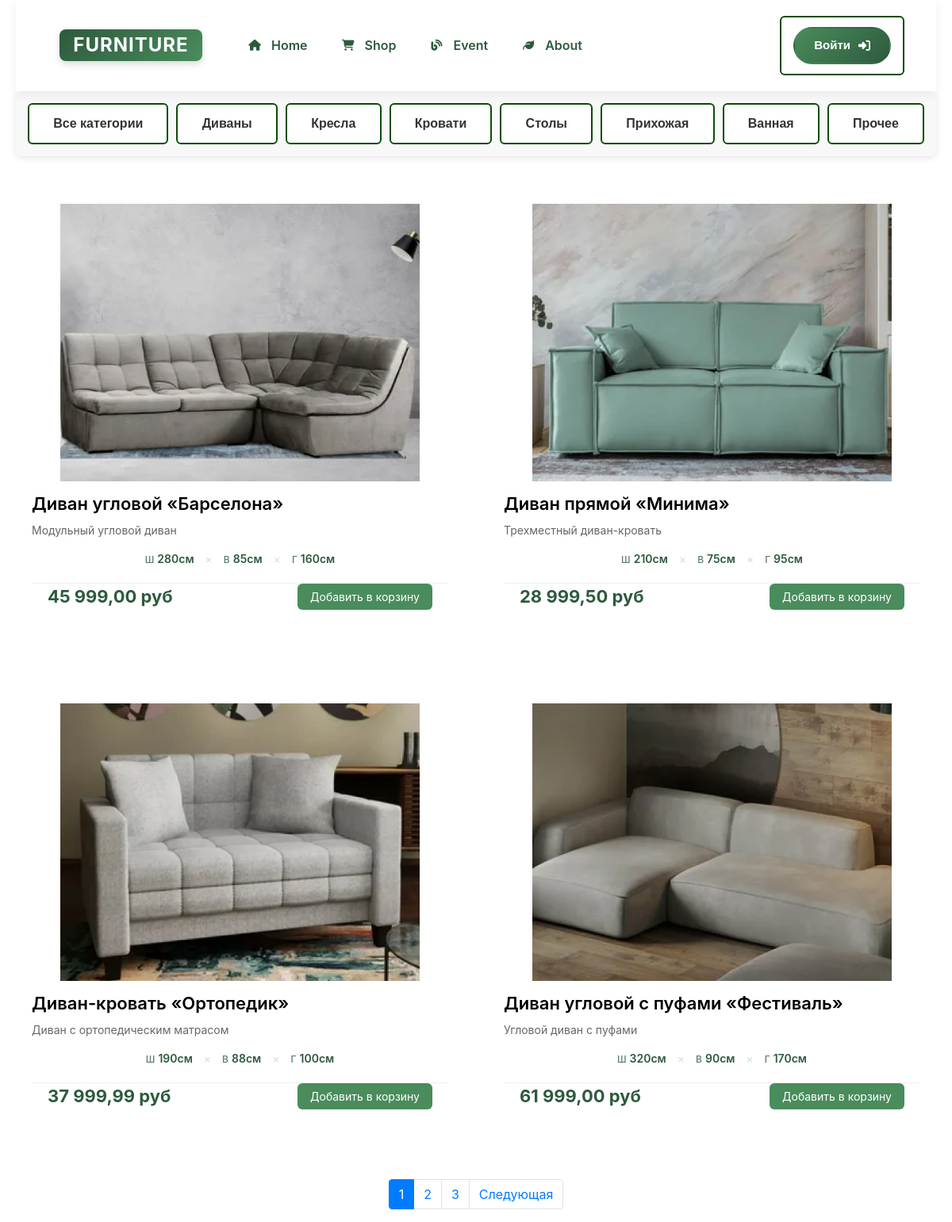
The page /products/1/ on the database its author committed.
### products/models.py (models this page shows, shortened)
class ProductCategory(models.Model):
    name = models.CharField(max_length=100, unique=True , verbose_name='Категории')
    description = models.TextField(blank=True, verbose_name="Описание категории")
    class Meta:
        verbose_name = "категорию"
        verbose_name_plural = "категории"

class Product(models.Model):
    name = models.CharField(max_length=256, verbose_name='Название товара')
    image = models.ImageField(upload_to="product_images/", blank=True, verbose_name="Изображение")
    description = models.TextField(blank=True, verbose_name="Описание")
    short_description = models.CharField(max_length=100, blank=True, verbose_name="Краткое описание")
    width = models.IntegerField(blank=True, verbose_name='Ширина (см)')
    height = models.IntegerField(blank=True, verbose_name='Высота (см)')
    depth = models.IntegerField(blank=True, verbose_name='Глубина (см)')
    price = models.DecimalField(max_digits=8, decimal_places=2, default=0, verbose_name="Цена")
    quantity = models.PositiveIntegerField(default=0, verbose_name="Количество")
    category = models.ForeignKey(ProductCategory, on_delete=models.CASCADE, verbose_name="Категория")
    class Meta:
        verbose_name = "товар"
        verbose_name_plural = "товары"

### products/views.py (the view)
# urls.py: path('', include('products.urls')),
def products(request, category_id=None):
    context = {
        'title': 'Каталог',
        'categories': ProductCategory.objects.all(),
    }
    if category_id:
        products = Product.objects.filter(category_id=category_id)
    else:
        products = Product.objects.all()
    paginator = Paginator(products, 4)
    page_number = request.GET.get('page')
    page_obj = paginator.get_page(page_number)
    context.update({'products': page_obj})
    return render(request, 'products/products.html', context)

### products/context_processors.py (called while the page is built)
def baskets(request):
    user = request.user
    return {'baskets': Basket.objects.filter(user=user) if user.is_authenticated else []}

### products/templates/products/products.html (shortened to what this page needs)
{% extends 'products/base.html' %}
{% load static %}
{% load humanize %}
  {% block content %}
    {% include 'products/category.html' %}
            <div class="catalog-container">
                {% for product in products %}
                <a href="{% url 'product' product.id %}" class="catalog-card-next">
                    <div class="catalog-card">
                        <div class="catalog-card__image"><img src="{{ product.image.url }}" alt=""></div>
                        <h2 class="catalog-card__title">{{ product.name }}</h2>
                        <div class="catalog-card__content">
                            <div class="catalog-card__text">
                                {{ product.short_description }}
                            </div>
                            <div class="dimensions-compact">
                                <div class="dim-compact">
                                    <span class="dim-letter">Ш</span>
                                    <span class="dim-number">{{ product.width }}см</span>
                                </div>
                                <span class="dim-divider">×</span>
                                <div class="dim-compact">
                                    <span class="dim-letter">В</span>
                                    <span class="dim-number">{{ product.height }}см</span>
                                </div>
                                <span class="dim-divider">×</span>
                                <div class="dim-compact">
                                    <span class="dim-letter">Г</span>
                                    <span class="dim-number">{{ product.depth }}см</span>
                                </div>
                            </div>
                            <div class="catalog-card__footer">
                                <div class="catalog-card__price">{{ product.price|intcomma }} руб</div>
                                <div class="catalog-card__add-to-cart">
                                    <a href="{% url 'basket_add' product.id %}" class="add-to-cart-btn">
                                        Добавить в корзину
                                    </a>
                                </div>
                            </div>
                        </div>
                    </div>
                </a>
                {% endfor %}
            </div>
 {% if products %}
            <nav aria-label="Page navigation example">
                <ul class="pagination justify-content-center">
                    {% if products.has_other_pages %}
                    {% for page in products.paginator.page_range %}
                    <li class="page-item {% if page == products.number %} active {% endif %}"><a class="page-link" href="?page={{page}}">{{ page }}</a></li>
                    {% endfor %}
                    {% endif %}
                    {% if products.has_next %}
                    <li class="page-item">
                        <a class="page-link" href="?page={{products.next_page_number}}">Следующая</a>
                    </li>
                    {% endif %}
                </ul>
            </nav>
            {% endif %}
  {% endblock %}

### products/templates/products/category.html
 <div class="catalog">
            <ul class="catalog-item">
                <li class="catalog-item__nav">
                    <a href="{% url 'products' %}" class="nav-item">Все категории</a>
                </li>
                    {% for category in categories %}
                <li class="catalog-item__nav">
                    <a href="{% url 'category' category.id %}" class="nav-item">{{ category.name }}</a>
                </li>
                {% endfor %}
            </ul>
</div>

### products/static/css/style.css (style rules this page uses)
html { scroll-behavior: smooth }
* { margin: 0; padding: 0; box-sizing: border-box; }
body { font-family: 'Segoe UI', system-ui, -apple-system, sans-serif; background-color: #f8faf8; color: #1a3c34; line-height: 1.6; width: 100%; margin: 0; }
.catalog-item { list-style: none; margin: 0; padding: 0; display: flex; flex-wrap: wrap; justify-content: center; gap: 10px; background-color: #f8f8f8; border-radius: 8px; padding: 15px; max-width: 1200px; margin: 0 auto; box-shadow: 0 2px 10px rgba(0, 0, 0, 0.1); }
.catalog-item__nav { flex: 1 1 auto; text-align: center; }
.nav-item { display: block; text-decoration: none; color: #333; background-color: white; border-radius: 6px; padding: 12px 15px; font-family: Arial, Helvetica, sans-serif; font-size: 16px; font-weight: 600; transition: all 0.3s ease; border: 2px solid rgb(8, 77, 8); text-align: center; }
.catalog-container { display: grid; grid-template-columns: 1fr 1fr; gap: 30px; width: 100%; max-width: 1400px; margin: 60px auto 0; padding: 0; }
.catalog-card { background: white; border-radius: 8px; overflow: hidden; height: 600px; display: grid; grid-template-rows: 350px auto 1fr 60px; }
.catalog-card__image { grid-row: 1; overflow: hidden; }
.catalog-card__image img { width: 100%; height: 100%; object-fit: contain; }
.catalog-card__title { grid-row: 2; font-size: 22px; font-weight: 600; margin: 15px 20px 10px; padding: 0; color: #000000; }
.catalog-card__content { grid-row: 3; padding: 0 20px; }
.catalog-card__text { font-size: 14px; color: #666; line-height: 1.5; max-height: 90px; overflow: hidden; }
.catalog-card__footer { grid-row: 4; display: flex; justify-content: space-between; align-items: center; padding: 0 20px 20px; border-top: 1px solid #eee; margin-top: 10px; }
.catalog-card__price { font-size: 22px; font-weight: 700; color: #2d5a3d; }
.add-to-cart-btn { padding: 8px 16px; background: #4a8c5c; color: white; border-radius: 6px; text-decoration: none; font-size: 14px; min-width: 140px; text-align: center; }
.catalog-card-next { display: contents; text-decoration: none; }
.dimensions-compact { display: flex; align-items: center; justify-content: center; gap: 12px; margin: 15px 0 20px; }
.dim-compact { display: flex; align-items: baseline; gap: 4px; }
.dim-letter { color: #5a7c72; font-size: 12px; font-weight: 500; }
.dim-number { color: #2d5a3d; font-size: 14px; font-weight: 600; }
.dim-divider { color: #c8e6c9; font-size: 14px; margin: 0 2px; }

### rows shown on the page
ProductCategory: name "Диваны"
ProductCategory: name "Кресла"
ProductCategory: name "Кровати"
ProductCategory: name "Столы"
ProductCategory: name "Прихожая"
ProductCategory: name "Ванная"
ProductCategory: name "Прочее"
Product: image (picture), name "Диван угловой «Барселона»", short_description "Модульный угловой диван", width "280", height "85", depth "160", price "45 999,00"
Product: image (picture), name "Диван прямой «Минима»", short_description "Трехместный диван-кровать", width "210", height "75", depth "95", price "28 999,50"
Product: image (picture), name "Диван-кровать «Ортопедик»", short_description "Диван с ортопедическим матрасом", width "190", height "88", depth "100", price "37 999,99"
Product: image (picture), name "Диван угловой с пуфами «Фестиваль»", short_description "Угловой диван с пуфами", width "320", height "90", depth "170", price "61 999,00"

### other values the page prints
{{ page }} "1" "2" "3"
